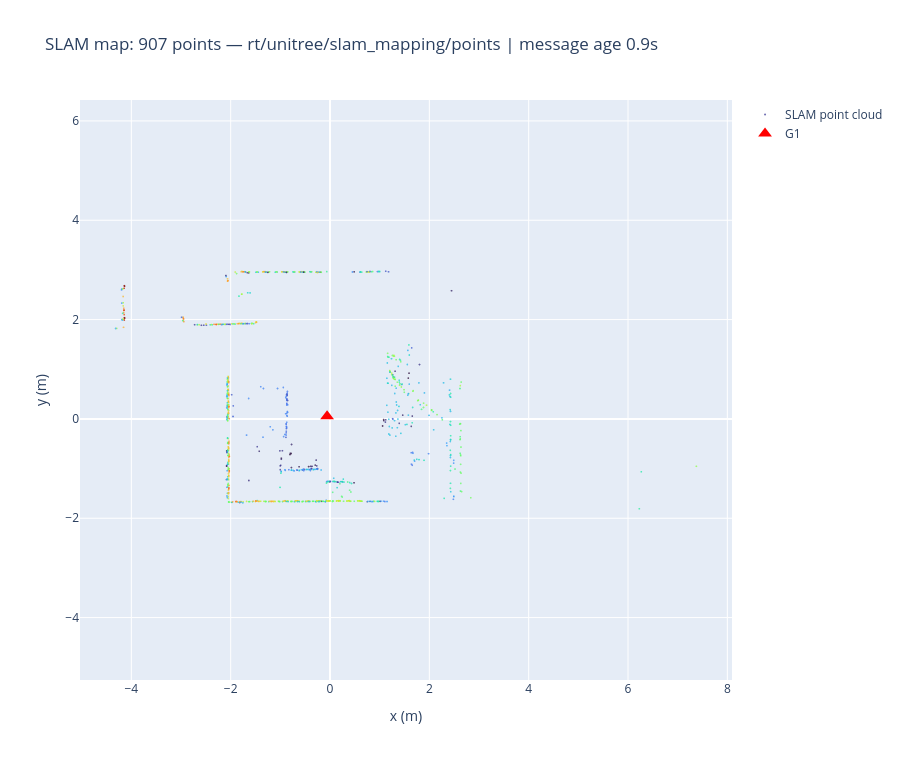

This figure's notebook cell:
### Code cell
# Static check: run this after mapping is running.
pts = slam_points_xyz()
fig = go.Figure()
if len(pts):
    fig.add_trace(go.Scattergl(x=pts[:, 0], y=pts[:, 1], mode='markers',
                               marker=dict(size=2, color=pts[:, 2], colorscale='Turbo', opacity=0.75),
                               name='SLAM point cloud'))
pose = g1.get_slam_pose()
if pose is not None:
    fig.add_trace(go.Scatter(x=[pose[0]], y=[pose[1]], mode='markers',
                             marker=dict(size=12, color='red', symbol='triangle-up'), name='G1'))
fig.update_layout(title=f'SLAM map: {len(pts):,} points — {cloud_status()}',
                  xaxis_title='x (m)', yaxis_title='y (m)', yaxis_scaleanchor='x', width=900, height=760)
fig.show()

### Figure 1 — Plotly figure (JSON) as saved in the notebook; plotly's stock layout.template omitted (floating-point values rounded to 4 significant figures; data arrays with more than 128 entries replaced by an {"elided": "..."} marker saying what was removed)
{"data": [{"marker": {"color": {"elided": "907 float values"}, "colorscale": [[0, "#30123b"], [0.07143, "#4145ab"], [0.1429, "#4675ed"], [0.2143, "#39a2fc"], [0.2857, "#1bcfd4"], [0.3571, "#24eca6"], [0.4286, "#61fc6c"], [0.5, "#a4fc3b"], [0.5714, "#d1e834"], [0.6429, "#f3c63a"], [0.7143, "#fe9b2d"], [0.7857, "#f36315"], [0.8571, "#d93806"], [0.9286, "#b11901"], [1, "#7a0402"]], "opacity": 0.75, "size": 2}, "mode": "markers", "name": "SLAM point cloud", "type": "scattergl", "x": {"elided": "907 float values"}, "y": {"elided": "907 float values"}}, {"marker": {"color": "red", "size": 12, "symbol": "triangle-up"}, "mode": "markers", "name": "G1", "type": "scatter", "x": [-0.05903], "y": [0.05546]}], "layout": {"height": 760, "title": {"text": "SLAM map: 907 points — rt/unitree/slam_mapping/points | message age 0.9s"}, "width": 900, "xaxis": {"title": {"text": "x (m)"}}, "yaxis": {"scaleanchor": "x", "title": {"text": "y (m)"}}}}
